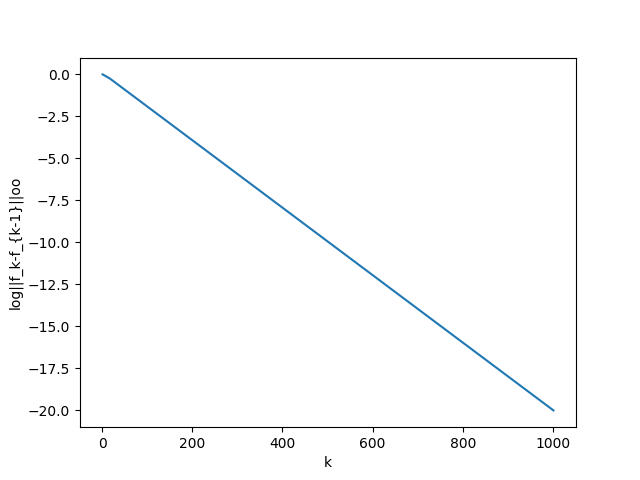

Write Python code to recreate this figure.
import math
import numpy as np
import matplotlib.pyplot as plt

S = 10
A = 2
K = 1001
P = np.zeros((S*A,S)) #P of environment
for i in range(S-1):
    P[i][i+1] = 1 #e
    P[10+S-i-1][S-i-2] = 1 #w
P[9][9] = 1 #e
P[10+0][0] = 1 #w

r = np.zeros((S*A,1))
r[8][0] = 1
r[10+1][0] = 0.5
# gamma = 0.99
gamma = 0.99
mu = (0.1*np.ones((S,1)))
f = np.zeros((S*A,1))
log_max_d = []
pi = np.ones((S,1)) #0 for west, 1 for east
ks = []

def main():
    acc_max_d = 0
    for k in range(K):
        log_max_d.append(math.log(trial()))
        ks.append(k+1)
    print(f)
    print(pi)
    plt.xlabel('k')
    plt.ylabel('log||f_k-f_{k-1}||oo')
    plt.plot(ks, log_max_d)
    plt.show()

def trial():
    max_d = -100
    # update f
    for i in range(S*A):
        tempt = r[i][0]+gamma*get_E(i) #temp = f_k+1
        if abs(f[i][0]-tempt) > max_d:
            max_d = abs(f[i][0]-tempt)
        f[i][0] = tempt
    # update pi
    for i in range(S):
        pi[i] = 0 if f[i][0].item()<f[10+i][0].item() else 1
    return max_d

def get_E(i):
    E = 0
    for j in range(S): #j=s'
        max_f = f[j][0] if f[j][0]>f[S+j][0] else f[S+j][0] # max f(s',a')
        E += P[i][j]*max_f
    return E

if __name__ == "__main__":
    main()
